Frame 1 (no input): blank canvas, image omitted
Frame 60 (the mouse pressed at the canvas centre just before this capture): blank canvas, image omitted
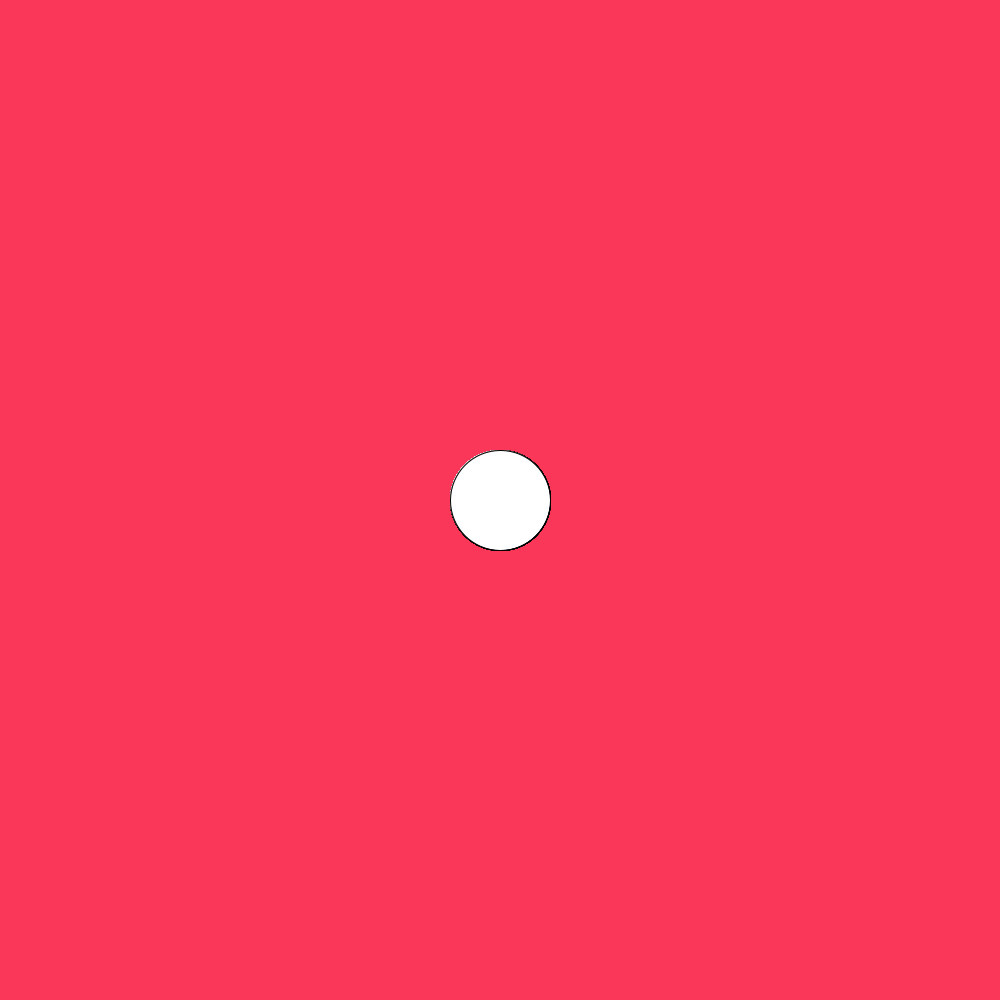
Frame 120 (the mouse held since frame 60 and released just before this capture)

The Processing sketch whose frames 1 and 60 were blank and that drew this single picture after the mouse press (run headless with seeded random() and noise(); from frame 60 on, the mouse is pressed at the canvas centre):

// Processing sketch: mousePressed
// ── mousePressed.pde
int size=300;
int x=50;
void setup(){
  background(250,54,89);
  size(1000,1000);
}
void draw(){
  
  if(mousePressed){
   int mx=mouseX;
   int my=mouseY;
   ellipse(mx, my, 100,100);
}
  
}
